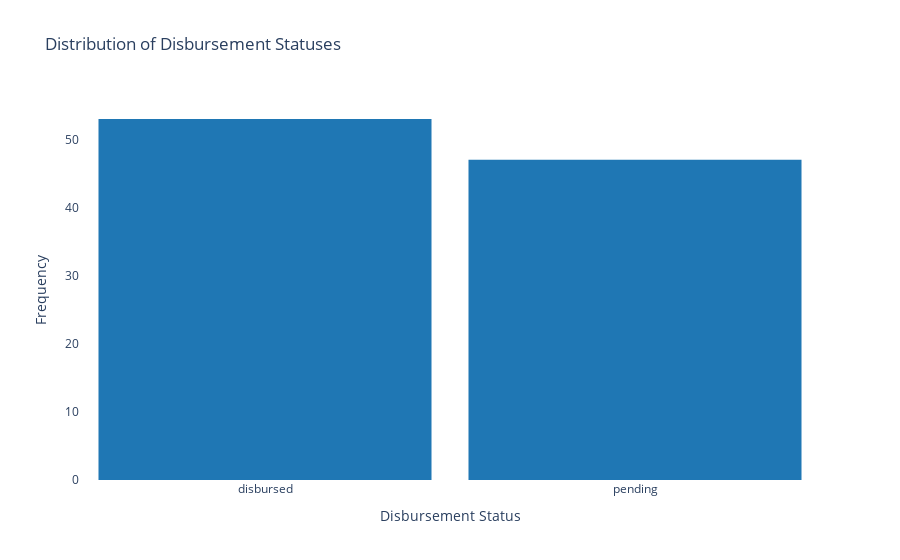

This figure's notebook cell:
### Markdown cell above
## 4.What is the distribution of disbursement statuses?

### Code cell
# Plotting histogram using Plotly Express
fig = px.histogram(finance_dept, x='disbursement_status', title='Distribution of Disbursement Statuses',
                   labels={'Disbursement_status': 'Disbursement Status', 'count': 'Frequency'},
                   color_discrete_sequence=['#1f77b4'])  # Setting color

# Customizing layout
fig.update_layout(xaxis={'categoryorder':'total descending'},  # Order bars by frequency
                  yaxis_title='Frequency',
                  xaxis_title='Disbursement Status',
                  plot_bgcolor='rgba(0,0,0,0)',
                  bargap=0.1)

# Showing the plot
fig.show()

### Figure 1 — Plotly figure (JSON) as saved in the notebook; plotly's stock layout.template omitted (floating-point values rounded to 4 significant figures)
{"data": [{"alignmentgroup": "True", "bingroup": "x", "hovertemplate": "disbursement_status=%{x}<br>count=%{y}<extra></extra>", "legendgroup": "", "marker": {"color": "#1f77b4", "pattern": {"shape": ""}}, "name": "", "offsetgroup": "", "orientation": "v", "showlegend": false, "type": "histogram", "x": ["disbursed", "pending", "pending", "disbursed", "pending", "pending", "disbursed", "pending", "disbursed", "pending", "disbursed", "pending", "pending", "disbursed", "disbursed", "pending", "disbursed", "disbursed", "pending", "disbursed", "disbursed", "disbursed", "disbursed", "pending", "pending", "pending", "pending", "disbursed", "pending", "disbursed", "pending", "pending", "disbursed", "pending", "pending", "disbursed", "pending", "disbursed", "disbursed", "disbursed", "disbursed", "pending", "disbursed", "disbursed", "disbursed", "disbursed", "disbursed", "disbursed", "disbursed", "pending", "disbursed", "pending", "pending", "pending", "disbursed", "disbursed", "disbursed", "pending", "disbursed", "pending", "disbursed", "pending", "disbursed", "pending", "pending", "disbursed", "pending", "pending", "disbursed", "disbursed", "pending", "disbursed", "disbursed", "disbursed", "pending", "pending", "pending", "disbursed", "disbursed", "disbursed", "pending", "pending", "disbursed", "disbursed", "pending", "pending", "pending", "disbursed", "pending", "pending", "pending", "disbursed", "pending", "disbursed", "disbursed", "disbursed", "disbursed", "pending", "disbursed", "pending"], "xaxis": "x", "yaxis": "y"}], "layout": {"bargap": 0.1, "barmode": "relative", "legend": {"tracegroupgap": 0}, "plot_bgcolor": "rgba(0,0,0,0)", "title": {"text": "Distribution of Disbursement Statuses"}, "xaxis": {"anchor": "y", "categoryorder": "total descending", "domain": [0, 1], "title": {"text": "Disbursement Status"}}, "yaxis": {"anchor": "x", "domain": [0, 1], "title": {"text": "Frequency"}}}}
